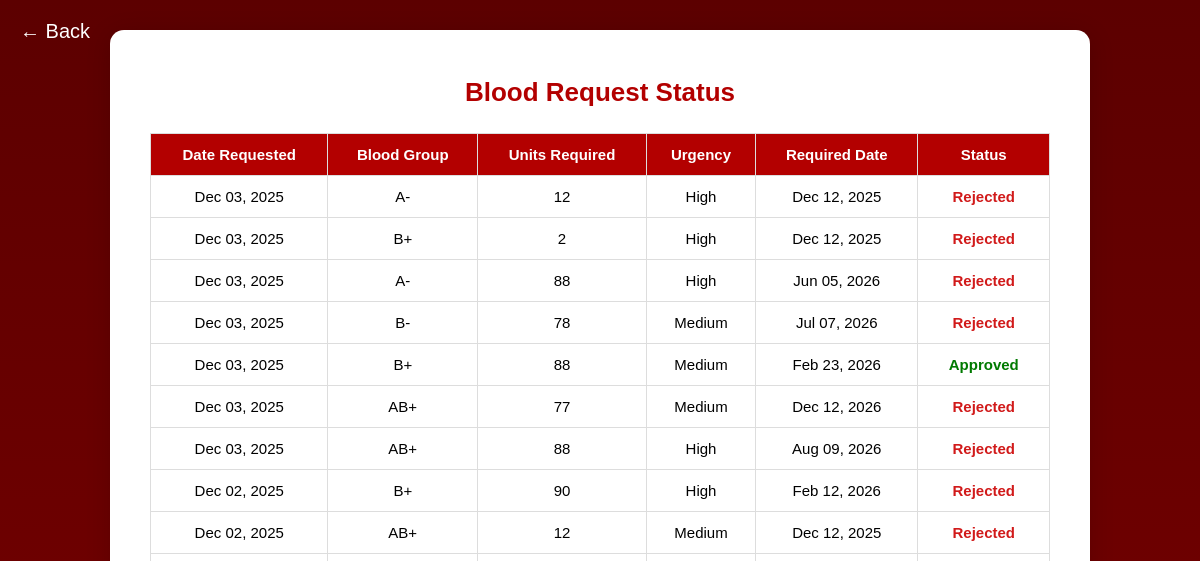
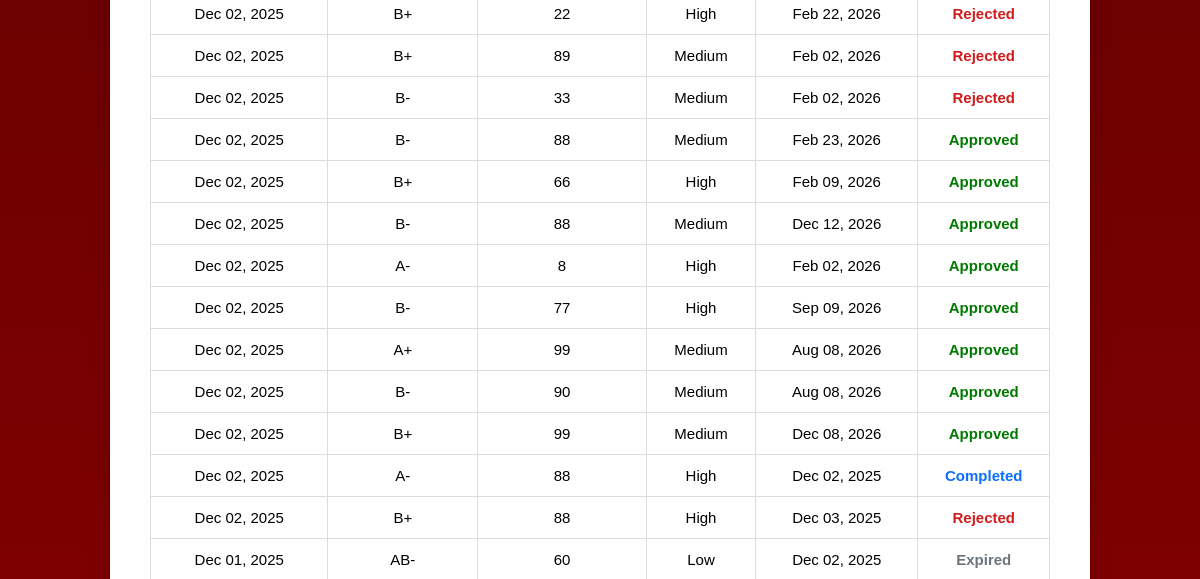
/recipient/recipient_blood_request_status/ (signed in, upper part), run on an earlier commit of the app's database (2 pictures, top to bottom).
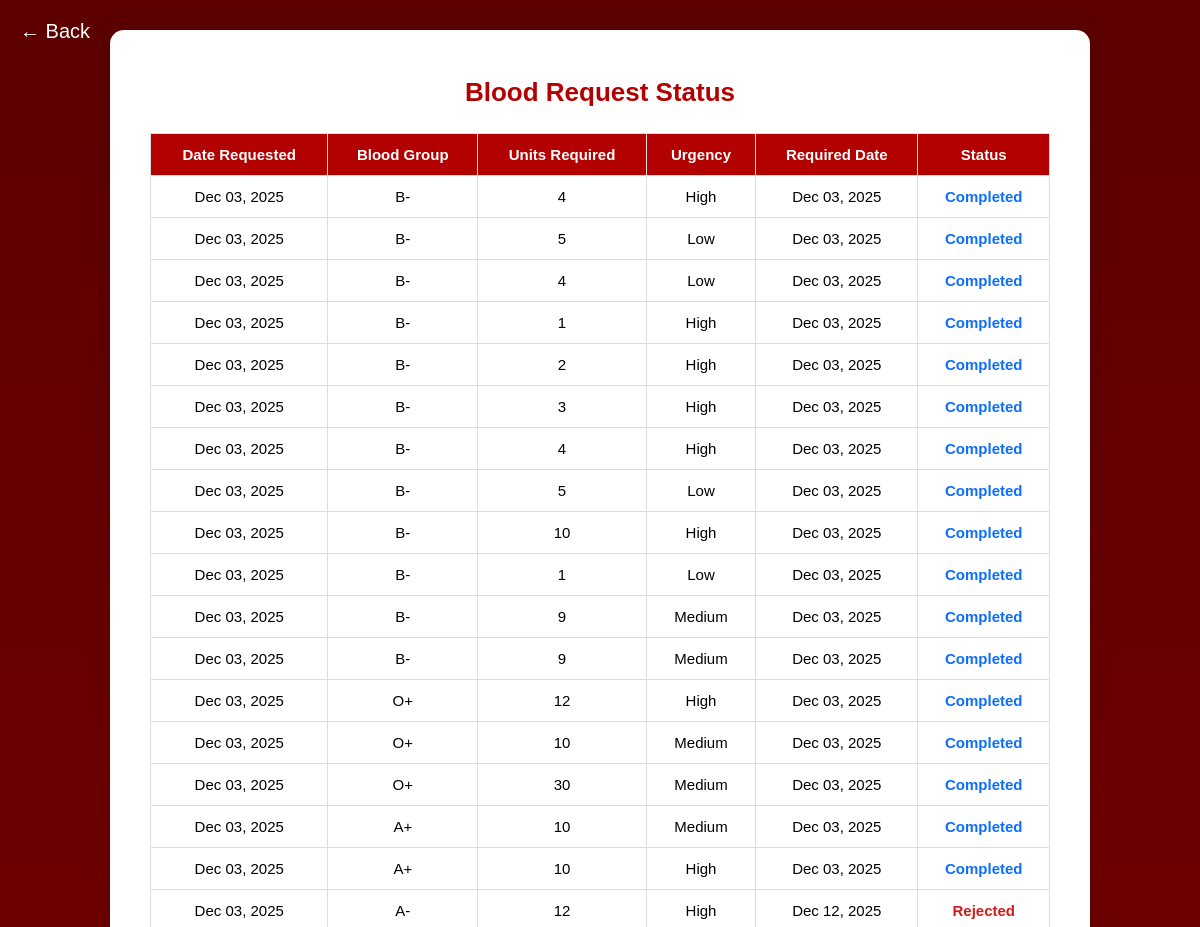
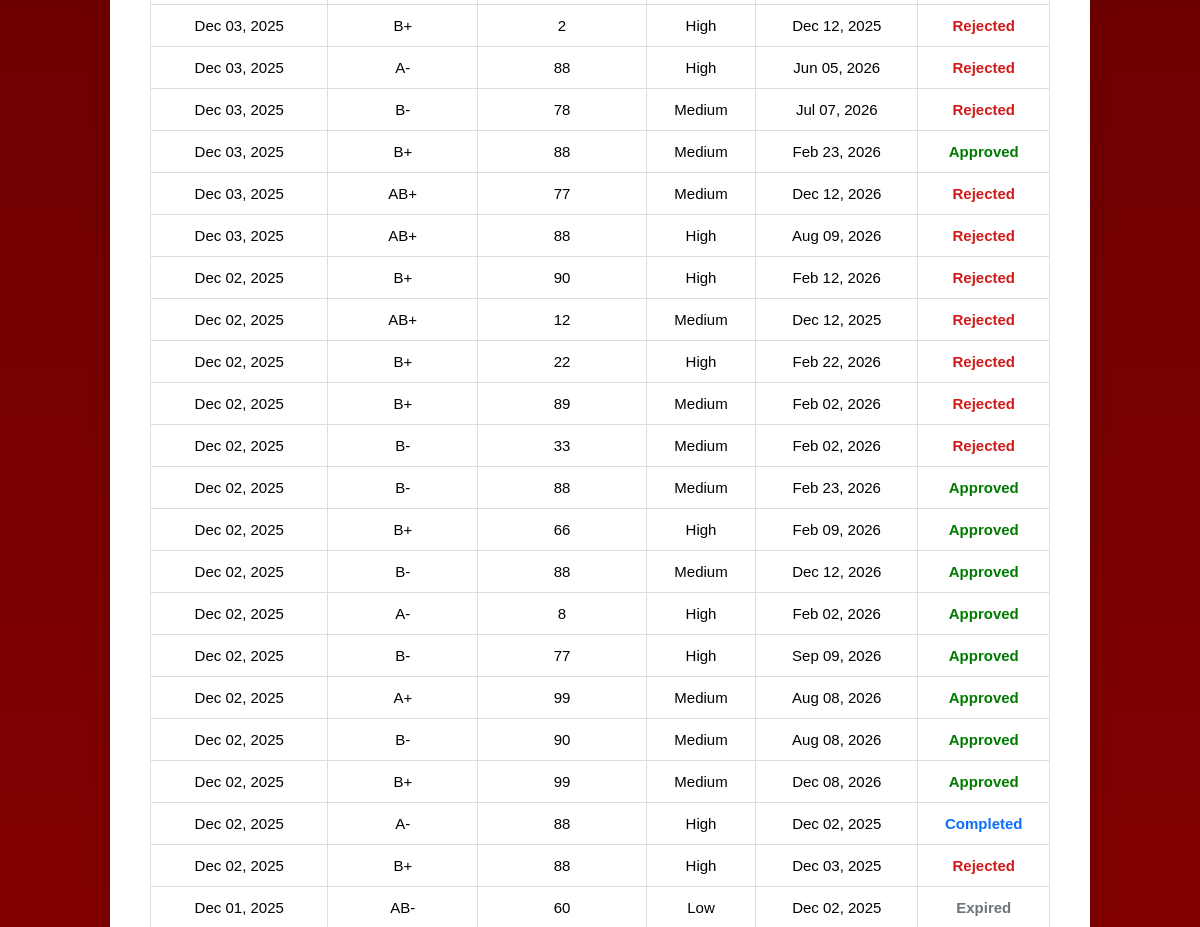
And on a later commit of the database (2 pictures, top to bottom).
### blood_bank_app/models.py (models this page shows, shortened)
class RecipientBloodRequest(models.Model):
    BLOOD_GROUP_CHOICES = [
        ('A+', 'A+'), ('A-', 'A-'),
        ('B+', 'B+'), ('B-', 'B-'),
        ('AB+', 'AB+'), ('AB-', 'AB-'),
        ('O+', 'O+'), ('O-', 'O-'),
    ]
    URGENCY_LEVEL_CHOICES = [
        ('High', 'High'),
        ('Medium', 'Medium'),
        ('Low', 'Low'),
    ]
    STATUS_CHOICES = [
        ('Pending', 'Pending'),
        ('Approved', 'Approved'),
        ('Rejected', 'Rejected'),
        ('Completed', 'Completed'),
        ('Expired', 'Expired'),
    ]
    recipient = models.ForeignKey(User, on_delete=models.CASCADE)
    blood_group = models.CharField(max_length=3, choices=BLOOD_GROUP_CHOICES)
    units = models.PositiveIntegerField()
    required_date = models.DateField()
    urgency = models.CharField(max_length=10, choices=URGENCY_LEVEL_CHOICES)
    status = models.CharField(max_length=20, choices=STATUS_CHOICES, default='Pending')
    created_at = models.DateTimeField(auto_now_add=True)
    completed_date = models.DateField(null=True, blank=True)

### blood_bank_app/views.py (the view, shortened to what this page needs)
# urls.py: path('recipient/recipient_blood_request_status/', views.recipient_blood_request_status, name='recipient_blood_request_status'),
@login_required
def recipient_blood_request_status(request):
    today = date.today()
    approved_requests = RecipientBloodRequest.objects.filter(
        recipient=request.user,
        status='Approved',
        required_date__lte=today
    )
    RecipientBloodRequest.objects.filter(
        recipient=request.user,
        status='Pending',
        required_date__lt=today
    ).update(status='Expired')
    blood_requests = RecipientBloodRequest.objects.filter(
        recipient=request.user
    ).order_by('-created_at')
    return render(request, "recipient/recipient_blood_request_status.html", {
        "blood_requests": blood_requests,
    })

### blood_bank_app/templates/recipient/recipient_blood_request_status.html (shortened to what this page needs)
{% extends 'master.html' %}
{% load static %}
{% block content %}
<a href="javascript:history.back()" class="back-arrow">&#8592; Back</a>
<div class="notification-page">
  <div class="notification-container">
    <h1>Blood Request Status</h1>
    {% if blood_requests %}
      <table class="request-table">
        <thead>
          <tr>
            <th>Date Requested</th>
            <th>Blood Group</th>
            <th>Units Required</th>
            <th>Urgency</th>
            <th>Required Date</th>
            <th>Status</th>
          </tr>
        </thead>
        <tbody>
          {% for req in blood_requests %}
            <tr>
              <td>{{ req.created_at|date:"M d, Y" }}</td>
              <td>{{ req.blood_group }}</td>
              <td>{{ req.units }}</td>
              <td>{{ req.urgency }}</td>
              <td>{{ req.required_date|date:"M d, Y" }}</td>
              <td>
                {% if req.status|lower == 'completed' %}
                  <span class="status completed">Completed</span>
                {% elif req.status|lower == 'expired' %}
                  <span class="status expired">Expired</span>
                {% elif req.status|lower == 'pending' %}
                  <span class="status pending">Pending</span>
                {% elif req.status|lower == 'approved' %}
                  <span class="status approved">Approved</span>
                {% elif req.status|lower == 'rejected' %}
                  <span class="status rejected">Rejected</span>
                {% else %}
                  <span class="status unknown">{{ req.status }}</span>
                {% endif %}
              </td>
            </tr>
          {% endfor %}
        </tbody>
      </table>
    {% else %}
      <p class="no-notifications">No blood requests submitted yet.</p>
    {% endif %}
  </div>
</div>
{% endblock %}

What changed in the data, as far as the page shows it:
added RecipientBloodRequest: created_at "Dec 03, 2025", blood_group "B-", units "4", urgency "High", required_date "Dec 03, 2025", status "Completed"
added RecipientBloodRequest: created_at "Dec 03, 2025", blood_group "B-", units "5", urgency "Low", required_date "Dec 03, 2025", status "Completed"
added RecipientBloodRequest: created_at "Dec 03, 2025", blood_group "B-", units "4", urgency "Low", required_date "Dec 03, 2025", status "Completed"
added RecipientBloodRequest: created_at "Dec 03, 2025", blood_group "B-", units "1", urgency "High", required_date "Dec 03, 2025", status "Completed"
added RecipientBloodRequest: created_at "Dec 03, 2025", blood_group "B-", units "2", urgency "High", required_date "Dec 03, 2025", status "Completed"
added RecipientBloodRequest: created_at "Dec 03, 2025", blood_group "B-", units "3", urgency "High", required_date "Dec 03, 2025", status "Completed"
added RecipientBloodRequest: created_at "Dec 03, 2025", blood_group "B-", units "4", urgency "High", required_date "Dec 03, 2025", status "Completed"
added RecipientBloodRequest: created_at "Dec 03, 2025", blood_group "B-", units "5", urgency "Low", required_date "Dec 03, 2025", status "Completed"
added RecipientBloodRequest: created_at "Dec 03, 2025", blood_group "B-", units "10", urgency "High", required_date "Dec 03, 2025", status "Completed"
added RecipientBloodRequest: created_at "Dec 03, 2025", blood_group "B-", units "1", urgency "Low", required_date "Dec 03, 2025", status "Completed"
added RecipientBloodRequest: created_at "Dec 03, 2025", blood_group "B-", units "9", urgency "Medium", required_date "Dec 03, 2025", status "Completed"
added RecipientBloodRequest: created_at "Dec 03, 2025", blood_group "B-", units "9", urgency "Medium", required_date "Dec 03, 2025", status "Completed"
added RecipientBloodRequest: created_at "Dec 03, 2025", blood_group "O+", units "12", urgency "High", required_date "Dec 03, 2025", status "Completed"
added RecipientBloodRequest: created_at "Dec 03, 2025", blood_group "O+", units "10", urgency "Medium", required_date "Dec 03, 2025", status "Completed"
added RecipientBloodRequest: created_at "Dec 03, 2025", blood_group "O+", units "30", urgency "Medium", required_date "Dec 03, 2025", status "Completed"
added RecipientBloodRequest: created_at "Dec 03, 2025", blood_group "A+", units "10", urgency "Medium", required_date "Dec 03, 2025", status "Completed"
added RecipientBloodRequest: created_at "Dec 03, 2025", blood_group "A+", units "10", urgency "High", required_date "Dec 03, 2025", status "Completed"
